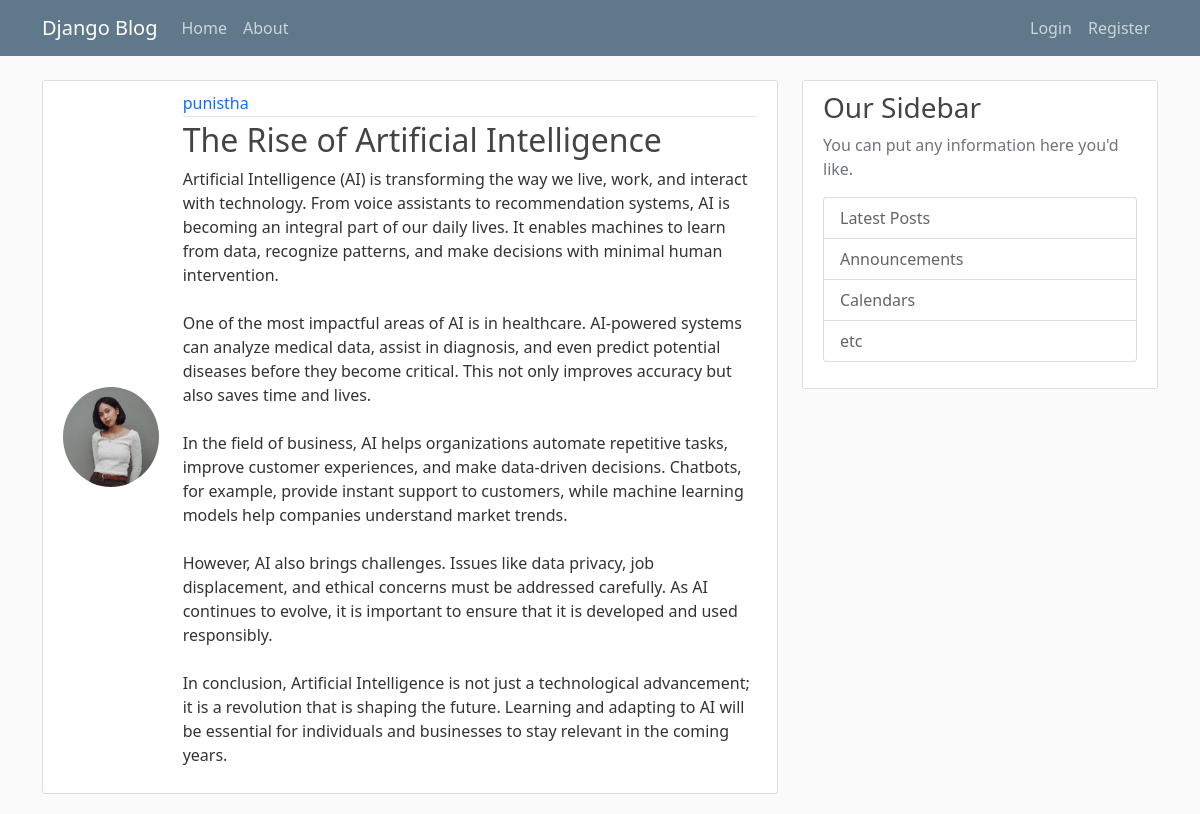
The app's page /post/2/ with its own data.
### blog/models.py (models this page shows, shortened)
class Post(models.Model):
    title = models.CharField(max_length=100)
    content = models.TextField()
    date_posted = models.DateTimeField(auto_now_add=True)
    author = models.ForeignKey(User, on_delete=models.CASCADE)

### users/models.py (models this page shows, shortened)
class Profile(models.Model):
    user=models.OneToOneField(User,on_delete=models.CASCADE)
    image=models.ImageField(default='default.jpg',upload_to='profile_pics')

### blog/views.py (the view)
# urls.py: path('post/<int:pk>/', PostDetailView.as_view(), name='post-detail'),
class PostDetailView(DetailView):
    model = Post
    context_object_name = 'post'
    template_name = 'blog/post_detail.html'

### blog/templates/blog/post_detail.html (shortened to what this page needs)
{% extends "blog/base.html" %}
{% block content %}
    <article class="media content-section">
        <div class="row">
            <div class="col-md-2 d-flex align-items-center justify-content-center">
                <img class="rounded-circle" src="{{ post.author.profile.image.url }}" style="width: 100px; height: 100px; object-fit: cover;" />
            </div>
            <div class="media-body col-md-10">
                <div class="article-metadata">
                    <a class="mr-2 text-decoration-none" href="{% url 'user-posts' post.author.username %}">{{ post.author }}</a>
                </div>
                <h2 class="article-title">{{ post.title }}</h2>
                <p class="article-content">{{ post.content }}</p>
            </div>
        </div>
    </article>
{% endblock content %}

### blog/static/blog/main.css (style rules this page uses)
body { background: #fafafa; color: #333333; margin-top: 5rem; }
h1, h2, h3, h4, h5, h6 { color: #444444; }
.content-section { background: #ffffff; padding: 10px 20px; border: 1px solid #dddddd; border-radius: 3px; margin-bottom: 20px; }
.article-title { color: #444444; }
.article-content { white-space: pre-line; }
.article-metadata { padding-bottom: 1px; margin-bottom: 4px; border-bottom: 1px solid #e3e3e3 }

### records on screen
Post: author.profile.image (picture), author "punistha", title "The Rise of Artificial Intelligence", content "Artificial Intelligence (AI) is transforming the way we live, work, and interact with technology. From voice assistants to recommendation systems, AI is becoming an integral part of our daily lives. It enables machines to learn from data, recognize patterns, and make decisions with minimal human intervention. One of the most impactful areas of AI is in healthcare. AI-powered systems can analyze medical data, assist in diagnosis, and even predict potential diseases before they become critical. This not only improves accuracy but also saves time and lives. In the field of business, AI helps organizations automate repetitive tasks, improve customer experiences, and make data-driven decisions.…"
